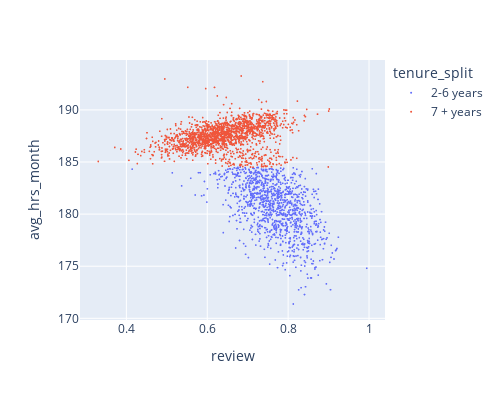

Notebook cell for this chart:
### Code cell
import plotly.express as px

fig = px.scatter(df[df["left"]=="yes"], x="review",y="avg_hrs_month", color="tenure_split",width=500,
    height=400)
fig.update_traces(marker_size=2)
fig.show()

### Figure 1 — Plotly figure (JSON) as saved in the notebook; plotly's stock layout.template omitted (floating-point values rounded to 4 significant figures; data arrays with more than 128 entries replaced by an {"elided": "..."} marker saying what was removed)
{"data": [{"hovertemplate": "tenure_split=2-6 years<br>review=%{x}<br>avg_hrs_month=%{y}<extra></extra>", "legendgroup": "2-6 years", "marker": {"color": "#636efa", "size": 2, "symbol": "circle"}, "mode": "markers", "name": "2-6 years", "showlegend": true, "type": "scattergl", "x": {"elided": "1124 float values"}, "xaxis": "x", "y": {"elided": "1124 float values"}, "yaxis": "y"}, {"hovertemplate": "tenure_split=7 + years<br>review=%{x}<br>avg_hrs_month=%{y}<extra></extra>", "legendgroup": "7 + years", "marker": {"color": "#EF553B", "size": 2, "symbol": "circle"}, "mode": "markers", "name": "7 + years", "showlegend": true, "type": "scattergl", "x": {"elided": "1660 float values"}, "xaxis": "x", "y": {"elided": "1660 float values"}, "yaxis": "y"}], "layout": {"height": 400, "legend": {"title": {"text": "tenure_split"}, "tracegroupgap": 0}, "margin": {"t": 60}, "width": 500, "xaxis": {"anchor": "y", "domain": [0, 1], "title": {"text": "review"}}, "yaxis": {"anchor": "x", "domain": [0, 1], "title": {"text": "avg_hrs_month"}}}}
